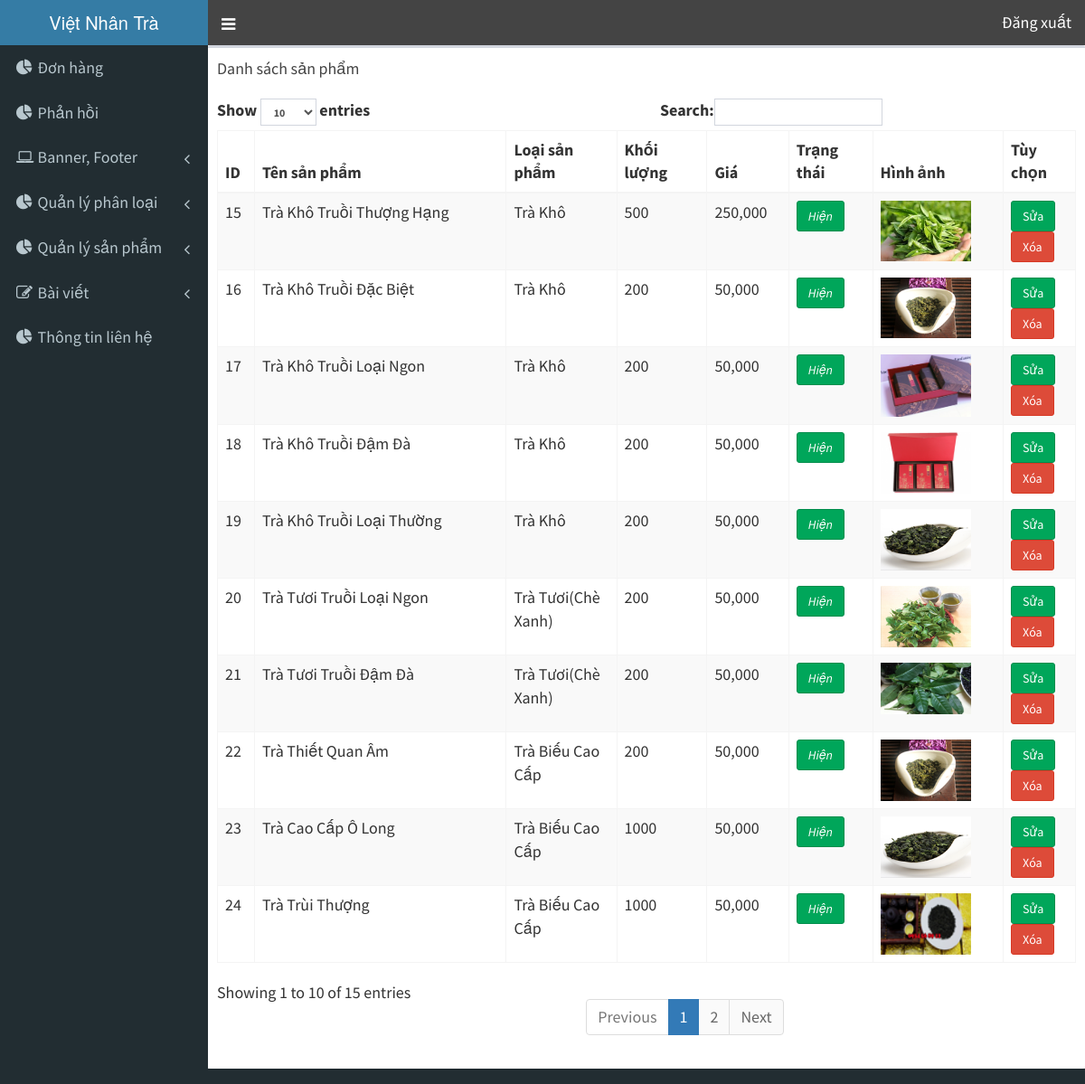
The page /admin/index.php?page=san_pham (signed in) on the database its author committed.
### tables this page shows
CREATE TABLE `san_pham` (
  `id_sp` int(11) NOT NULL,
  `ten_sp` varchar(100) NOT NULL,
  `id_pl` int(11) NOT NULL,
  `khoi_luong` int(11) NOT NULL,
  `gia` int(11) NOT NULL,
  `trang_thai` tinyint(4) NOT NULL,
  `mo_ta` varchar(100) NOT NULL,
  `hinh_anh` varchar(100) NOT NULL,
  `chi_tiet` varchar(4000) NOT NULL
);

CREATE TABLE `phan_loai` (
  `id_pl` int(11) NOT NULL,
  `ten_pl` varchar(100) NOT NULL,
  `trang_thai` tinyint(11) NOT NULL
);

### admin/san_pham/san_pham.php (the view, shortened to what this page needs)
<div class="box">
<div class="box-header">
<h3 class="box-title">Danh sách sản phẩm</h3>
</div>
<div class="box-body">
<table id="example1" class="table table-bordered table-striped">
    <thead>
        <tr>
            <th style="width: 4%;">ID</th>
            <th style="width: 21%;">Tên sản phẩm</th>
            <th style="width: 10%;">Loại sản phẩm</th>
            <th style="width: 8.5%;">Khối lượng</th>
            <th style="width: 5%;">Giá</th>
            <th style="width: 8%;">Trạng thái</th>
            <th style="width: 9%;">Hình ảnh</th>
            <th style="width: 6.5%;">Tùy chọn</th>
        </tr>
    </thead>
    <tbody>
        <?php
        $query = "SELECT id_sp,ten_sp,ten_pl,khoi_luong,gia,san_pham.trang_thai,mo_ta,hinh_anh,chi_tiet "
            . "FROM san_pham join phan_loai on san_pham.id_pl = phan_loai.id_pl ";
        $rows = $conn->query($query);
         foreach($rows as $cot) {
             $gia = number_format($cot[4]);
             ?>
            <tr>
            <td><?php if(isset($cot)) echo"$cot[0]";?></td>
            <td><?php if(isset($cot)) echo"$cot[1]";?></td>
            <td><?php if(isset($cot)) echo"$cot[2]";?></td>
            <td><?php if(isset($cot)) echo"$cot[3]";?></td>
            <td><?php if(isset($cot)) echo"$gia";?></td>
            <?php
            if($cot[5]==1)  echo "<td><i class='btn btn-success'>Hiện</i></td>";
            elseif($cot[5]==2)  echo "<td><i class='btn btn-warning'>Ẩn</i></td>";
            else  echo "<td></td>";
            ?>
            <td><img src='../image/<?php if(isset($cot)) echo"$cot[7]";?>' style='width:100px;'></td>
            <td><a href='index.php?page=sua_san_pham&id=<?php if(isset($cot)) echo"$cot[0]";?>' class="btn btn-success">Sửa</a>
      <a href='#' class="btn btn-danger" onclick='check(<?php if(isset($cot)) echo"$cot[0]";?>)'>Xóa</a></td>
            </tr>
                <?php
                    }
        ?>
    </tbody>
  </table>
</div>
</div>

### admin/index.php (shortened to what this page needs)
<!DOCTYPE html>
<html>
<head>
  <link rel="stylesheet" href="../css/bootstrap/css/bootstrap.min.css">
  <link rel="stylesheet" href="https://cdnjs.cloudflare.com/ajax/libs/font-awesome/4.5.0/css/font-awesome.min.css">
  <link rel="stylesheet" href="https://cdnjs.cloudflare.com/ajax/libs/ionicons/2.0.1/css/ionicons.min.css">
  <link rel="stylesheet" href="../css/dist/css/AdminLTE.min.css">
  <link rel="stylesheet" href="../css/dist/css/skins/_all-skins.min.css">
  <link rel="stylesheet" href="../css/plugins/iCheck/flat/blue.css">
  <link rel="stylesheet" href="../css/plugins/morris/morris.css">
  <link rel="stylesheet" href="../css/plugins/jvectormap/jquery-jvectormap-1.2.2.css">
  <link rel="stylesheet" href="../css/plugins/datepicker/datepicker3.css">
  <link rel="stylesheet" href="../css/plugins/daterangepicker/daterangepicker.css">
  <link rel="stylesheet" href="../css/plugins/bootstrap-wysihtml5/bootstrap3-wysihtml5.min.css">
  <link rel="stylesheet" href="../css/bootstrap/css/style4.css">
</head>
<body class="hold-transition skin-blue sidebar-mini">
<?php
    include '../connect.php';
?>
<div class="wrapper">
  <header class="main-header">
    <a href="index.php" class="logo">
      <span class="logo-lg">Việt Nhân Trà</span>
    </a>
    <nav class="navbar navbar-static-top">
      <a href="#" class="sidebar-toggle" data-toggle="offcanvas" role="button">
      </a>
      <div class="navbar-custom-menu">
        <ul class="nav navbar-nav">
          <li>
            <a href="logout.php" >Đăng xuất</a>
          </li>
        </ul>
      </div>
    </nav>
  </header>
  <aside class="main-sidebar">
    <section class="sidebar">
      <ul class="sidebar-menu">
        <li class="treeview">
          <a href="index.php?page=don_hang">
              <i class="fa fa-pie-chart"></i>
              <span>Đơn hàng</span>
          </a>
        </li>
        <li class="treeview">
          <a href="index.php?page=phan_hoi">
              <i class="fa fa-pie-chart"></i>
              <span>Phản hồi</span>
          </a>
        </li>
        <li class="treeview">
          <a href="#">
            <i class="fa fa-laptop"></i>
            <span>Banner, Footer</span>
            <span class="pull-right-container">
              <i class="fa fa-angle-left pull-right"></i>
            </span>
          </a>
        </li>
        <li class="treeview">
          <a href="#">
            <i class="fa fa-pie-chart"></i>
            <span>Quản lý phân loại</span>
            <span class="pull-right-container">
              <i class="fa fa-angle-left pull-right"></i>
            </span>
          </a>
        </li>
        <li class="treeview">
        <a href="#">
            <i class="fa fa-pie-chart"></i>
            <span>Quản lý sản phẩm</span>
            <span class="pull-right-container">
            <i class="fa fa-angle-left pull-right"></i>
            </span>
            </a>
        </li>
        <li class="treeview">
        <a href="#">
        <i class="fa fa-edit"></i> <span>Bài viết</span>
        <span class="pull-right-container">
        <i class="fa fa-angle-left pull-right"></i>
        </span>
        </a>
        </li>
        <li class="treeview">
          <a href="index.php?page=lien_he">
            <i class="fa fa-pie-chart"></i> <span>Thông tin liên hệ</span>
          </a>
        </li>
      </ul>
    </section>
  </aside>
  <div class="content-wrapper">
    <?php
        if(isset($_REQUEST['page'])){
        $page = $_REQUEST['page'];
        switch($page){
            case 'san_pham':
                include 'san_pham/san_pham.php';
                break;
            }
        } else{
            include 'index2.php';
        }
    ?>
  </div>
</div>
</body>
</html>

### rows shown on the page
san_pham: id_sp "15", ten_sp "Trà Khô Truồi Thượng Hạng", id_pl.ten_pl "Trà Khô", khoi_luong "500", gia "250,000", trang_thai "Hiện", hinh_anh (picture)
san_pham: id_sp "16", ten_sp "Trà Khô Truồi Đặc Biệt", id_pl.ten_pl "Trà Khô", khoi_luong "200", gia "50,000", trang_thai "Hiện", hinh_anh (picture)
san_pham: id_sp "17", ten_sp "Trà Khô Truồi Loại Ngon", id_pl.ten_pl "Trà Khô", khoi_luong "200", gia "50,000", trang_thai "Hiện", hinh_anh (picture)
san_pham: id_sp "18", ten_sp "Trà Khô Truồi Đậm Đà", id_pl.ten_pl "Trà Khô", khoi_luong "200", gia "50,000", trang_thai "Hiện", hinh_anh (picture)
san_pham: id_sp "19", ten_sp "Trà Khô Truồi Loại Thường", id_pl.ten_pl "Trà Khô", khoi_luong "200", gia "50,000", trang_thai "Hiện", hinh_anh (picture)
san_pham: id_sp "20", ten_sp "Trà Tươi Truồi Loại Ngon", id_pl.ten_pl "Trà Tươi(Chè Xanh)", khoi_luong "200", gia "50,000", trang_thai "Hiện", hinh_anh (picture)
san_pham: id_sp "21", ten_sp "Trà Tươi Truồi Đậm Đà", id_pl.ten_pl "Trà Tươi(Chè Xanh)", khoi_luong "200", gia "50,000", trang_thai "Hiện", hinh_anh (picture)
san_pham: id_sp "22", ten_sp "Trà Thiết Quan Âm", id_pl.ten_pl "Trà Biếu Cao Cấp", khoi_luong "200", gia "50,000", trang_thai "Hiện", hinh_anh (picture)
san_pham: id_sp "23", ten_sp "Trà Cao Cấp Ô Long", id_pl.ten_pl "Trà Biếu Cao Cấp", khoi_luong "1000", gia "50,000", trang_thai "Hiện", hinh_anh (picture)
san_pham: id_sp "24", ten_sp "Trà Trùi Thượng", id_pl.ten_pl "Trà Biếu Cao Cấp", khoi_luong "1000", gia "50,000", trang_thai "Hiện", hinh_anh (picture)
